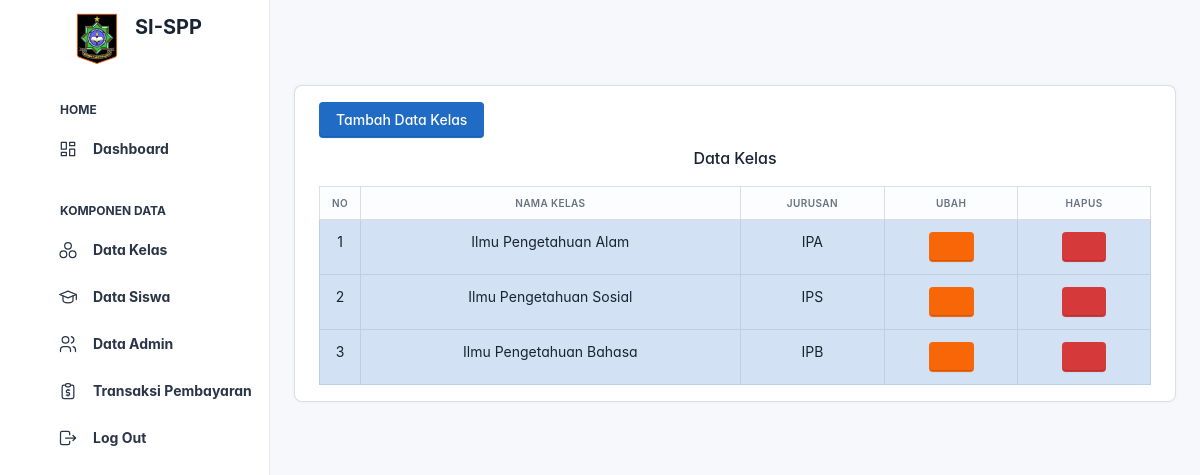
/?buka=data_kelas (signed in), run on the app's committed database.
### tables this page shows
CREATE TABLE `data_kelas` (
  `id_kelas` int(11) NOT NULL,
  `nama_kelas` varchar(50) NOT NULL,
  `jurusan` varchar(11) NOT NULL
);

### backend/app/function/crud/read.php (called while the page is built, shortened)
<?php
class Read
{
    public function TableKelas()
    {
        include dirname(dirname(dirname(__DIR__))) . '/inc/connection.php';
        if (isset($_GET['id'])) {
            $id = $koneksi->real_escape_string($_GET['id']);
            $sql = "SELECT * FROM data_kelas WHERE id_kelas = '$id'";
        } else {
            $sql = "SELECT * FROM data_kelas";
        }
        $result = $koneksi->query($sql);
        $data = array();
        if ($result->num_rows > 0) {
            while ($row = $result->fetch_assoc()) {
                $data[] = $row;
            }
        }
        return $data;
    }
}

### pages/KELAS/data_kelas.php (the view)
<?php
require_once './backend/app/function/crud/read.php';
$read = new Read();
$get_data = $read->TableKelas();
?>
<div class="card-body">
  <a href="?buka=tmbh-kelas" class="btn btn-primary rounded-2">Tambah Data Kelas</a>
  <h3 class="card-title mt-2 text-center">Data Kelas</h3>
  <div class="table-responsive">
    <table id="example" class="table table-center table-bordered" style="width:100%">
      <thead>
        <tr>
          <th class="w-1">No</th>
          <th>Nama kelas</th>
          <th>Jurusan</th>
          <th>Ubah</th>
          <th>Hapus</th>
        </tr>
      </thead>
      <tbody>
        <?php foreach ($get_data as $index => $data) : ?>
          <tr class="table-primary">
            <td><?= $index + 1; ?></td>
            <td><?= $data['nama_kelas']; ?></td>
            <td><?= $data['jurusan']; ?></td>
            <td>
              <a href="?buka=ubh-kelas&id=<?= $data['id_kelas']; ?>" class="btn btn-warning"><i class="ti ti-edit"></i></a>
            </td>
            <td>
              <a href="./backend/router/view.php?URL=Delet Data Kelas&id=<?= $data['id_kelas']; ?>" class="btn btn-danger" onclick="return confirm('Apakah Anda Yakin Akan Menghapus Data')"><i class="ti ti-trash"></i></a>
            </td>
          </tr>
        <?php endforeach; ?>
      </tbody>
    </table>
  </div>
</div>

### includes/header.php (style rules this page uses)
:root { --tblr-font-sans-serif: 'Inter Var', -apple-system, BlinkMacSystemFont, San Francisco, Segoe UI, Roboto, Helvetica Neue, sans-serif; }
body { font-feature-settings: "cv03", "cv04", "cv11"; }

### data on the page
data_kelas: nama_kelas "Ilmu Pengetahuan Alam", jurusan "IPA"
data_kelas: nama_kelas "Ilmu Pengetahuan Sosial", jurusan "IPS"
data_kelas: nama_kelas "Ilmu Pengetahuan Bahasa", jurusan "IPB"
